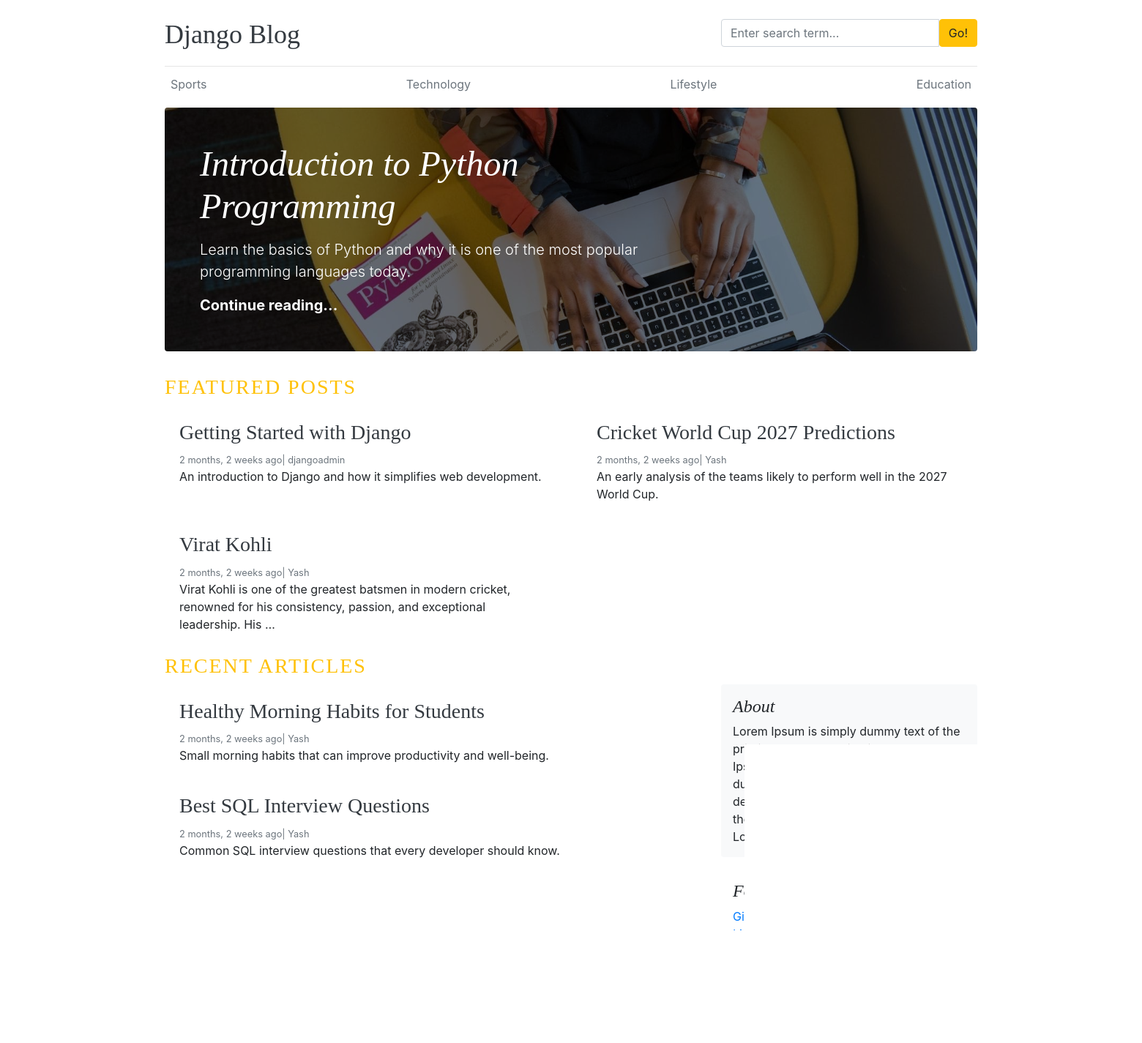
The page / on the database its author committed.
### blogs/models.py (models this page shows, shortened)
class Category(models.Model):
    category_name = models.CharField(max_length=50, unique=True)
    created_at =  models.DateTimeField(auto_now_add=True)
    updated_at = models.DateTimeField(auto_now=True)
    class Meta:
        verbose_name_plural = "categories"
    def __str__(self):
        return self.category_name

class Blog(models.Model):
    title = models.CharField(max_length=100)
    slug = models.SlugField(max_length=150, unique=True, blank=True)
    category = models.ForeignKey(Category, on_delete=models.CASCADE)
    author = models.ForeignKey(User, on_delete=models.CASCADE)
    featured_image = models.ImageField(upload_to='uploads/%Y/%m/%d')
    short_description = models.TextField(max_length=500)
    blog_body = models.TextField(max_length=2000)
    status = models.CharField(max_length=20,choices=STATUS_CHOICES,default='Draft')
    is_featured = models.BooleanField(default=False)
    created_at = models.DateTimeField(auto_now_add=True)
    updated_at = models.DateTimeField(auto_now=True)

### assignments/models.py (models this page shows, shortened)
class About(models.Model):
    about_heading = models.CharField(max_length=25)
    about_description = models.TextField(max_length=255)
    created_at = models.DateTimeField(auto_now_add=True)
    updated_at = models.DateTimeField(auto_now=True)
    class Meta:
        verbose_name_plural = "About"

class SocialLink(models.Model):
    platform = models.CharField(max_length=25)
    link = models.URLField(max_length=100)
    created_at = models.DateTimeField(auto_now_add=True)
    updated_at = models.DateTimeField(auto_now=True)

### blog_main/views.py (the view)
# urls.py: 2. Add a URL to urlpatterns:  path('', views.home, name='home')
def home(request):
    categories = Category.objects.all()
    featured_posts = Blog.objects.filter(is_featured=True,status='Published').order_by('updated_at')
    posts = Blog.objects.filter(is_featured=False,status='Published')
    try:
        about = About.objects.get()
    except:
        about = None
    context = {
        'featured_posts' : featured_posts,
        'posts': posts,
        'about': about,
    }
    return render(request, 'home.html',context)

### blogs/context_processors.py (called while the page is built)
def get_categories(request):
    categories = Category.objects.all()
    return dict(categories=categories)

def get_social_links(request):
    social_links = SocialLink.objects.all()
    return dict(social_links=social_links)

### templates/home.html (shortened to what this page needs)
{% extends 'base.html' %}
{% block content %}
{% for post in featured_posts %}
{% if forloop.first %}
<div class="jumbotron p-3 p-md-5 text-white rounded bg-dark" style="background-image: url({{ post.featured_image.url }}); background-blend-mode: overlay; background-size: cover;">
    <div class="col-md-8 px-0">
      <h1 class="display-4 font-italic">{{post.title}}</h1>
      <p class="lead my-3">{{post.short_description | truncatewords:20}}</p>
      <p class="lead mb-0"><a href="{% url 'blogs' post.slug %}" class="text-white font-weight-bold">Continue reading...</a></p>
    </div>
  </div>
  {% endif %}
{% endfor %}
<h3 class='text-uppercase text-warning' style="letter-spacing: 2px;">Featured Posts</h3>
  <div class="row mb-2">
    {% for post in featured_posts %}
    {% if not forloop.first %}
    <div class="col-md-6">
      <div class="card border-0" >
        <div class="card-body">
          <h3><a href="{% url 'blogs' post.slug %}" class="text-dark">{{post.title}}</a></h3>
          <small class="mb-1 text-muted">{{post.created_at | timesince }} ago| {{post.author}}</small>
          <p class="card-text">{{post.short_description | truncatewords:20}}</p>
        </div>
      </div>
    </div>
    {% endif %}
    {% endfor %}
  </div>
<h3 class='text-uppercase text-warning' style="letter-spacing: 2px;">Recent Articles</h3>
  <main role="main" class="container p-0">
    <div class="row">
      <div class="col-md-8 blog-main">
          {% for post in posts %}
      <div class="card border-0" >
        <div class="card-body">
          <h3><a href="{% url 'blogs' post.slug %}" class="text-dark">{{post.title}}</a></h3>
          <small class="mb-1 text-muted">{{post.created_at | timesince }} ago| {{post.author}}</small>
          <p class="card-text">{{post.short_description | truncatewords:50}}</p>
        </div>
      </div>
      {% endfor %}
      </div>
      <aside class="col-md-4 blog-sidebar">
        <div class="p-3 mb-3 bg-light rounded">
          <h4 class="font-italic">About</h4>
          <p class="mb-0">{{about.about_description}} </p>
        </div>
        {% if social_links %}
        <div class="p-3">
          <h4 class="font-italic">Follow Us</h4>
          <ol class="list-unstyled">
            {% for i in social_links %}
            <li><a href="{{i.link}}"target="_blank">{{i.platform}}</a></li>
            {% endfor %}
          </ol>
        </div>
        {% endif %}
      </aside>
    </div>
  </main>
</div>
{% endblock %}

### templates/base.html (shortened to what this page needs)
{% load static %}
<!DOCTYPE html>
<html lang="en">
<head>
    <link href="https://getbootstrap.com/docs/4.0/dist/css/bootstrap.min.css" rel="stylesheet">
    <link href="{% static 'css/blog.css'%}" rel="stylesheet">
  </head>
<body>
    <div class="container">
      <header class="blog-header py-3">
        <div class="row flex-nowrap justify-content-between align-items-center">
          <div class="col-8 pt-1">
            <a class="blog-header-logo text-dark" href="/">Django Blog</a>
          </div>
          <div class="col-4">
            <form action="{% url 'search' %}" method="GET">
              <div class="input-group">
                <input class="form-control" type="text" name="keyword" value="{{ keyword }}" placeholder="Enter search term..." aria-label="Enter search term..." aria-describedby="button-search" />
                <button type="submit" class="btn btn-warning" id="button-search" type="button">Go!</button>
            </div>
            </form>
          </div>
          <div class="col-4 d-flex justify-content-end align-items-center">
          </div>
        </div>
      </header>
      <div class="nav-scroller py-1 mb-2">
        <nav class="nav d-flex justify-content-between">
          {% for cat in categories %}
          <a class="p-2 text-muted" href="{% url 'posts_by_catgory' cat.id %}">{{ cat }}</a>
          {% endfor %}
        </nav>
      </div>
{% block content %}
{% endblock %}
<footer class="blog-footer">
  <p>Django blog built with ❤️ by <a href="#">Yash Jaiswal</a></p>
</footer>
</body>
</html>

### static/css/blog.css (style rules this page uses)
.blog-header { border-bottom: 1px solid #e5e5e5; }
.blog-header-logo { font-family: "Playfair Display", Georgia, "Times New Roman", serif; font-size: 2.25rem; }
h1, h2, h3, h4, h5, h6 { font-family: "Playfair Display", Georgia, "Times New Roman", serif; }
.display-4 { font-size: 2.5rem; }
@media (min-width: 768px) { .display-4 { font-size: 3rem; } }
.blog-footer { padding: 2.5rem 0; color: #727272; text-align: center; background-color: #f9f9f9; border-top: .05rem solid #e5e5e5; }
.blog-footer p:last-child { margin-bottom: 0; }

### rows shown on the page
Category: category_name "Sports"
Category: category_name "Technology"
Category: category_name "Lifestyle"
Category: category_name "Education"
Blog: featured_image (picture), title "Introduction to Python Programming", short_description "Learn the basics of Python and why it is one of the most popular programming languages today."
Blog: title "Getting Started with Django", created_at "2 months, 2 weeks", author "djangoadmin", short_description "An introduction to Django and how it simplifies web development."
Blog: title "Cricket World Cup 2027 Predictions", created_at "2 months, 2 weeks", author "Yash", short_description "An early analysis of the teams likely to perform well in the 2027 World Cup."
Blog: title "Virat Kohli", created_at "2 months, 2 weeks", author "Yash", short_description "Virat Kohli is one of the greatest batsmen in modern cricket, renowned for his consistency, passion, and exceptional leadership. His …"
Blog: title "Healthy Morning Habits for Students", created_at "2 months, 2 weeks", author "Yash", short_description "Small morning habits that can improve productivity and well-being."
Blog: title "Best SQL Interview Questions", created_at "2 months, 2 weeks", author "Yash", short_description "Common SQL interview questions that every developer should know."
About: about_description "Lorem Ipsum is simply dummy text of the printing and typesetting industry. Lorem Ipsum has been the industry's standard dummy text ever since 1966, when designers at Letraset and James Mosley, the librarian at St Bride Printing Library in London, took a 1"
SocialLink: platform "Github"
SocialLink: platform "Linkedin"
